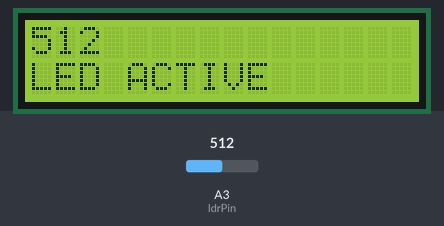
Recording of a sketch running on a simulated Arduino Uno, built with avr-gcc and run on an emulated ATmega328P. Parts: 16×2 character LCD. The inputs (shaded band) are chosen by the test bench; at power-on: A3 (ldrPin) = 512.

Above: at 1.2 s.
1.3 s: A3 (ldrPin) set to 308
At 2.8 s:
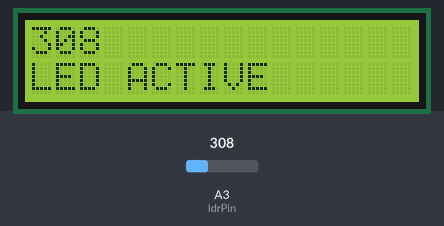
5.4 s: A3 (ldrPin) set to 285
At 6.8 s:
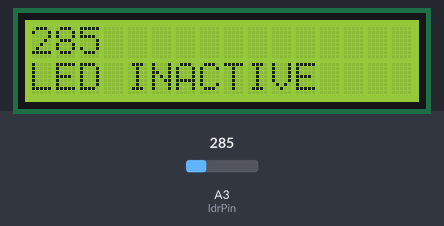
9.5 s: A3 (ldrPin) set to 306
At 10.7 s:
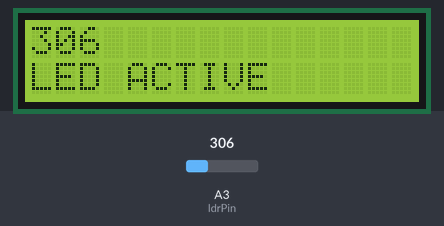
Timing chart, 0 to 12.5 s (numbered marks = the images above; inputs shaded):
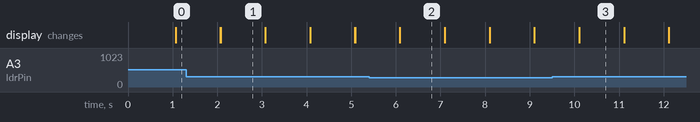

Measured:
- the behaviour switches between 301 and 300 on A3 (ldrPin) (found by bisection; images 1 and 2)
- after the input at 1.3 s, the display: first differs from a run without the input after 0.77 s (image 1)
- after the input at 5.4 s, the display: first differs from a run without the input after 0.69 s (image 2)
- after the input at 9.5 s, the display: first differs from a run without the input after 0.61 s (image 3)
- what the display in image 1 shows lasts 1.0 s, from 2.1 s to 3.1 s

The sketch:

12.ino
```cpp
#include <LiquidCrystal.h>

LiquidCrystal lcd(2, 3, 4, 8, 12, 13);

int const ldrPin = A3;
int const ledPin = 13;

int ldrStatus = 0;


void setup() {
  Serial.begin(9600);
  pinMode(ldrPin, INPUT);
  pinMode(ledPin, OUTPUT);
  lcd.begin(16, 2);
}

void  loop() {
  lcd.setCursor(0, 0);
  ldrStatus = analogRead(ldrPin);

  if (ldrStatus > 300) {
    lcd.print(ldrStatus);
    lcd.setCursor(0, 1);
    lcd.print("LED ACTIVE");
    digitalWrite(ledPin, HIGH);
  }
  else {
    lcd.print(ldrStatus);
    lcd.setCursor(0, 1);
    lcd.print("LED INACTIVE");
    digitalWrite(ledPin, LOW);
  }

  delay(1000);
  lcd.clear();
}
```
